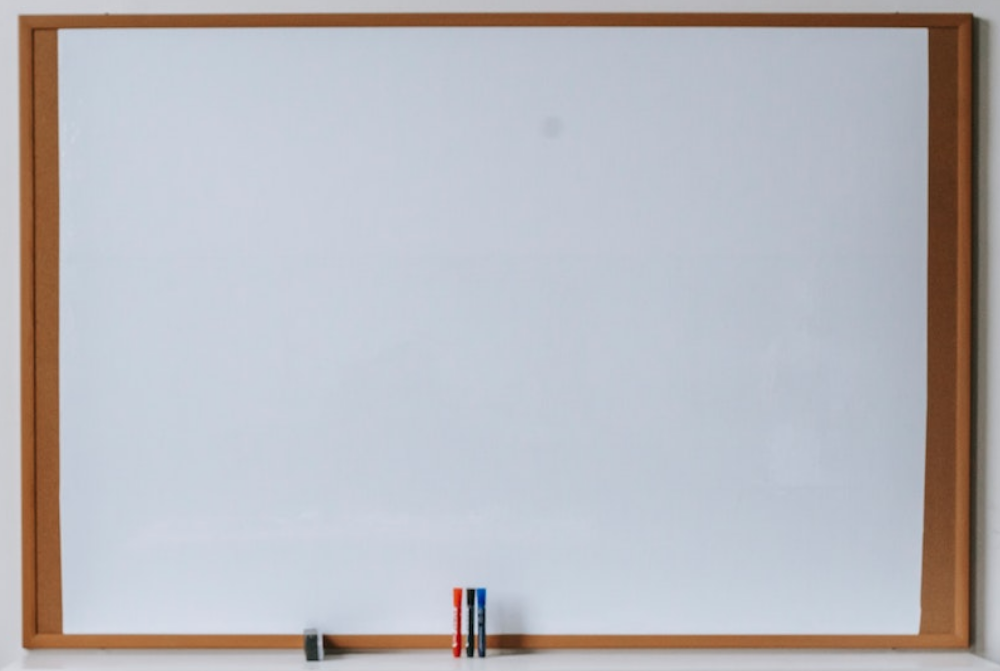
#> input picture opencv/L8/whiteboard.png, 1000 x 671 px, found by its file name
$ python draw_1.py
#> lines starting #> are read from the running program, lines starting #| are printed output that depends on the picture
import os
import cv2

img = cv2.imread(os.path.join("L8","whiteboard.png"))
#> img is the input picture: shape (671, 1000, 3); mean B, G, R 189.1, 184, 184.2
print(img.shape )
#| (671, 1000, 3)

#to draw a line
cv2.line(img, (100,150), (300, 450), (0, 255, 0), 3)
cv2.imshow("line image",img)

#to draw a rectangle
cv2.rectangle(img, (200, 350), (450, 600), (0, 0, 255), 5)
cv2.imshow("rectangle image",img)

#to draw a circle
cv2.circle(img, (500, 550), 15, (255, 0, 0), 10 )
cv2.imshow("circle image",img)

#to draw a text
cv2.putText(img, "hellow world", (10, 450), cv2.FONT_HERSHEY_SIMPLEX, 2, (255, 255, 0), 3)
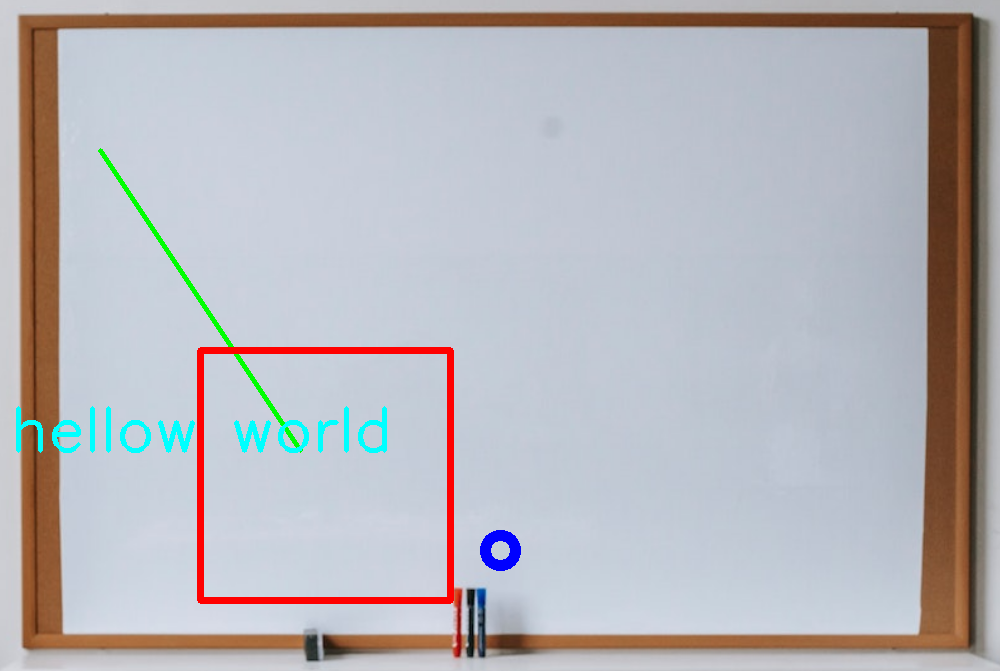
#> img: shape (671, 1000, 3); mean B, G, R 186.7, 182, 182.8
cv2.imshow("text image",img)

cv2.waitKey()
